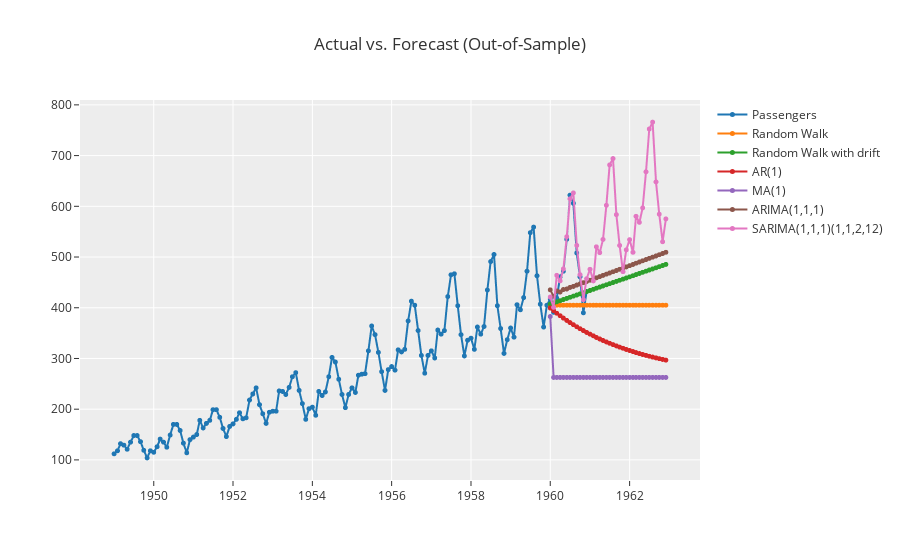

Notebook code for this chart:
### Code cell
exp.plot_model(my_models, plot='forecast', data_kwargs={'fh':36, 'labels':my_model_lables})

### Figure 1 — Plotly figure (JSON) as saved in the notebook; plotly's stock layout.template omitted (floating-point values rounded to 4 significant figures; data arrays with more than 128 entries replaced by an {"elided": "..."} marker saying what was removed)
{"data": [{"line": {"color": "rgb(31, 119, 180)", "width": 2}, "marker": {"color": "rgb(31, 119, 180)", "size": 5}, "mode": "lines+markers", "name": "Passengers", "type": "scattergl", "x": {"elided": "168 str values"}, "xaxis": "x", "y": {"elided": "168 int values"}, "yaxis": "y"}, {"line": {"color": "rgb(255, 127, 14)", "width": 2}, "marker": {"color": "rgb(255, 127, 14)", "size": 5}, "mode": "lines+markers", "name": "Random Walk", "type": "scattergl", "x": {"elided": "168 str values"}, "xaxis": "x", "y": {"elided": "168 int values"}, "yaxis": "y"}, {"line": {"color": "rgb(44, 160, 44)", "width": 2}, "marker": {"color": "rgb(44, 160, 44)", "size": 5}, "mode": "lines+markers", "name": "Random Walk with drift", "type": "scattergl", "x": {"elided": "168 str values"}, "xaxis": "x", "y": {"elided": "168 float values"}, "yaxis": "y"}, {"line": {"color": "rgb(214, 39, 40)", "width": 2}, "marker": {"color": "rgb(214, 39, 40)", "size": 5}, "mode": "lines+markers", "name": "AR(1)", "type": "scattergl", "x": {"elided": "168 str values"}, "xaxis": "x", "y": {"elided": "168 float values"}, "yaxis": "y"}, {"line": {"color": "rgb(148, 103, 189)", "width": 2}, "marker": {"color": "rgb(148, 103, 189)", "size": 5}, "mode": "lines+markers", "name": "MA(1)", "type": "scattergl", "x": {"elided": "168 str values"}, "xaxis": "x", "y": {"elided": "168 float values"}, "yaxis": "y"}, {"line": {"color": "rgb(140, 86, 75)", "width": 2}, "marker": {"color": "rgb(140, 86, 75)", "size": 5}, "mode": "lines+markers", "name": "ARIMA(1,1,1)", "type": "scattergl", "x": {"elided": "168 str values"}, "xaxis": "x", "y": {"elided": "168 float values"}, "yaxis": "y"}, {"line": {"color": "rgb(227, 119, 194)", "width": 2}, "marker": {"color": "rgb(227, 119, 194)", "size": 5}, "mode": "lines+markers", "name": "SARIMA(1,1,1)(1,1,2,12)", "type": "scattergl", "x": {"elided": "168 str values"}, "xaxis": "x", "y": {"elided": "168 float values"}, "yaxis": "y"}], "layout": {"showlegend": true, "title": {"text": "Actual vs. Forecast (Out-of-Sample)"}, "xaxis": {"anchor": "y", "domain": [0, 1]}, "yaxis": {"anchor": "x", "domain": [0, 1]}}}
